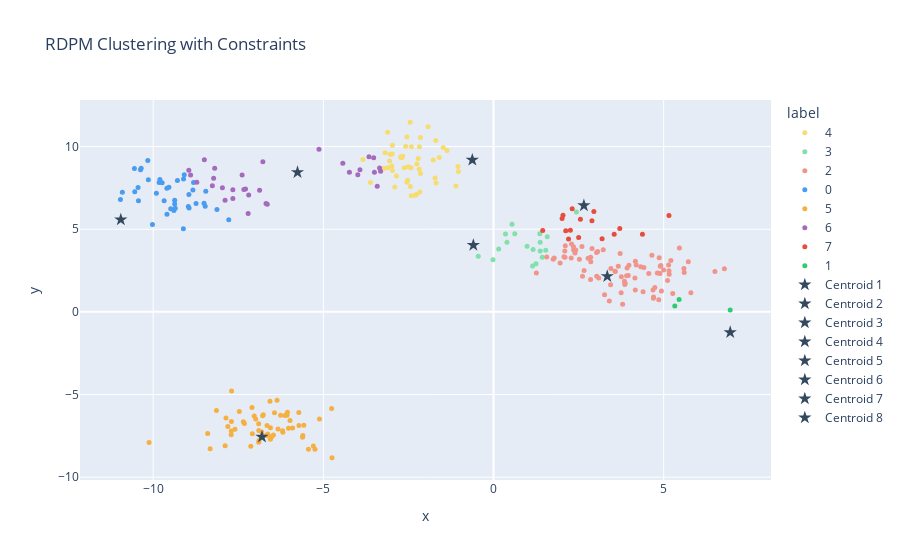

Notebook cell for this chart:
### Code cell
rdpm_centroids = rdpm.centroids
df = pd.DataFrame(X, columns=['x', 'y'])
df['label'] = rdpm._labels
fig = plot_dataframe(df, title='RDPM Clustering with Constraints', x='x', y='y', label='label')
for i, centroid in enumerate(rdpm_centroids):
    fig = plot_centroid(fig, centroid, colors=["#34495e"], marker_size=10, symbol='star', name=f'Centroid {i+1}')
fig.show()

### Figure 1 — Plotly figure (JSON) as saved in the notebook; plotly's stock layout.template omitted (floating-point values rounded to 4 significant figures)
{"data": [{"hovertemplate": "label=4<br>x=%{x}<br>y=%{y}<extra></extra>", "legendgroup": "4", "marker": {"color": "#f7dc6f", "size": 5, "symbol": "circle"}, "mode": "markers", "name": "4", "orientation": "v", "showlegend": true, "type": "scatter", "x": [-0.623, -2.3, -3.837, -2.523, -3.211, -3.616, -2.901, -1.366, -2.852, -2.267, -2.545, -2.166, -2.213, -3.111, -2.148, -2.988, -3.039, -2.412, -1.106, -2.178, -2.185, -1.594, -3.054, -1.687, -1.922, -1.478, -2.449, -2.729, -2.97, -2.973, -2.417, -1.044, -2.504, -2.422, -2.702, -1.718, -2.442, -2.625, -2.581, -2.148, -2.67, -1.771, -2.544, -2.979, -1.697, -2.252, -3.186, -1.031, -3.11], "xaxis": "x", "y": [9.189, 7.055, 9.211, 7.957, 8.687, 7.818, 7.551, 9.766, 8.212, 7.101, 10.58, 7.251, 9.275, 10.87, 8.369, 8.829, 9.528, 9.983, 7.612, 9.99, 8.629, 9.343, 9.125, 7.793, 11.2, 9.946, 11.48, 9.371, 10.07, 8.549, 7.027, 8.789, 8.78, 8.715, 9.316, 8.105, 7.59, 8.713, 10.02, 10.55, 9.418, 9.186, 7.846, 9.557, 10.37, 8.94, 9.626, 8.496, 8.723], "yaxis": "y"}, {"hovertemplate": "label=3<br>x=%{x}<br>y=%{y}<extra></extra>", "legendgroup": "3", "marker": {"color": "#82e0aa", "size": 5, "symbol": "circle"}, "mode": "markers", "name": "3", "orientation": "v", "showlegend": true, "type": "scatter", "x": [0.5437, 1.43, 0.1515, 1.162, 1.578, 2.436, 1.37, -0.01582, 1.249, 1.36, 0.3948, 1.147, 0.6237, 1.535, 1.372, -0.4493, 0.9851, 0.3529], "xaxis": "x", "y": [5.305, 3.297, 3.81, 3.777, 4.539, 6.038, 4.209, 3.153, 2.917, 4.732, 4.21, 2.779, 4.724, 3.729, 3.674, 3.365, 3.971, 4.705], "yaxis": "y"}, {"hovertemplate": "label=2<br>x=%{x}<br>y=%{y}<extra></extra>", "legendgroup": "2", "marker": {"color": "#f1948a", "size": 5, "symbol": "circle"}, "mode": "markers", "name": "2", "orientation": "v", "showlegend": true, "type": "scatter", "x": [4.416, 2.599, 3.756, 4.563, 1.752, 4.74, 4.813, 5.462, 1.563, 2.1, 1.783, 3.665, 3.06, 3.793, 4.9, 2.361, 3.978, 5.155, 2.109, 3.032, 2.282, 5.603, 3.72, 2.779, 2.393, 5.211, 3.449, 2.893, 2.661, 3.224, 3.403, 5.723, 3.96, 4.168, 1.956, 3.262, 3.44, 3.75, 2.293, 3.91, 4.653, 4.933, 4.165, 4.698, 2.852, 4.998, 2.349, 4.89, 4.867, 3.857, 4.854, 5.266, 5.594, 2.36, 4.685, 2.615, 5.798, 3.089, 1.259, 5.162, 5.145, 3.867, 4.917, 4.394, 2.523, 6.784, 3.569, 3.029, 2.417, 2.071, 2.853, 6.506, 5.113, 3.578, 3.847, 4.704, 2.858, 4.193, 4.155, 2.094, 3.925, 4.325], "xaxis": "x", "y": [2.687, 3.958, 2.127, 2.314, 3.183, 1.47, 2.358, 3.87, 3.312, 3.3, 3.254, 2.76, 3.651, 0.4583, 2.755, 3.746, 2.826, 2.487, 4.006, 2.158, 3.257, 2.386, 3.523, 3.239, 3.557, 3.109, 2.63, 3.835, 2.5, 3.753, 0.6527, 3.027, 2.205, 3.062, 2.95, 1.035, 1.639, 1.157, 4.111, 2.19, 3.427, 1.259, 1.32, 0.8302, 1.95, 2.534, 3.942, 2.32, 3.28, 1.651, 0.7274, 1.116, 2.625, 3.75, 1.322, 2.16, 1.152, 2.042, 2.357, 2.27, 2.839, 1.736, 2.8, 1.219, 3.184, 2.607, 2.456, 3.585, 3.74, 3.331, 3.305, 2.447, 1.9, 2.447, 1.858, 0.8954, 3.032, 2.83, 2.055, 3.684, 2.653, 2.732], "yaxis": "y"}, {"hovertemplate": "label=0<br>x=%{x}<br>y=%{y}<extra></extra>", "legendgroup": "0", "marker": {"color": "#499cef", "size": 5, "symbol": "circle"}, "mode": "markers", "name": "0", "orientation": "v", "showlegend": true, "type": "scatter", "x": [-8.951, -8.454, -8.966, -9.824, -10.02, -10.35, -9.538, -10.54, -9.087, -9.678, -9.392, -10.55, -10.43, -10.14, -10.37, -9.595, -9.737, -10.44, -9.113, -8.741, -8.506, -10.16, -10.96, -9.352, -9.369, -8.945, -7.78, -9.369, -9.485, -9.597, -8.472, -9.108, -8.833, -9.288, -8.127, -8.814, -9.803, -10.91, -9.906], "xaxis": "x", "y": [7.103, 7.291, 6.368, 7.828, 5.284, 8.69, 7.538, 7.268, 8.295, 6.724, 6.126, 8.677, 6.724, 7.993, 8.601, 5.901, 7.815, 7.527, 5.022, 6.551, 6.575, 9.155, 6.798, 6.264, 6.748, 6.288, 5.565, 6.531, 6.242, 7.474, 6.384, 8.041, 7.371, 7.946, 6.199, 7.822, 8.01, 7.234, 7.181], "yaxis": "y"}, {"hovertemplate": "label=5<br>x=%{x}<br>y=%{y}<extra></extra>", "legendgroup": "5", "marker": {"color": "#f5b041", "size": 5, "symbol": "circle"}, "mode": "markers", "name": "5", "orientation": "v", "showlegend": true, "type": "scatter", "x": [-6.804, -6.054, -7.702, -8.141, -6.436, -6.81, -4.747, -7.705, -7.031, -6.067, -8.328, -6.557, -6.569, -7.469, -7.886, -5.294, -7.351, -5.98, -5.114, -5.905, -5.722, -5.247, -5.613, -7.709, -6.333, -6.198, -7.088, -6.899, -6.681, -6.988, -8.399, -6.892, -7.32, -6.783, -7.132, -5.438, -6.467, -6.898, -6.635, -6.523, -6.022, -7.698, -4.757, -6.132, -6.555, -5.602, -6.36, -6.256, -6.656, -7.097, -6.189, -10.12, -5.574, -6.766, -6.901, -7.807, -5.716, -7.598, -6.599, -7.861], "xaxis": "x", "y": [-7.557, -6.067, -6.636, -5.962, -6.105, -7.265, -8.832, -7.201, -6.292, -6.25, -8.288, -7.707, -5.405, -6.031, -8.094, -8.118, -6.648, -6.573, -6.475, -7.027, -6.088, -8.31, -7.588, -7.44, -7.082, -7.19, -7.373, -7.883, -7.48, -6.478, -7.364, -7.777, -6.749, -6.285, -8.128, -8.316, -7.444, -7.169, -7.387, -7.573, -7.04, -4.788, -5.848, -6.27, -7.01, -7.472, -5.347, -6.252, -6.868, -5.781, -7.281, -7.904, -6.859, -6.218, -6.763, -6.94, -6.87, -7.094, -7.503, -6.418], "yaxis": "y"}, {"hovertemplate": "label=6<br>x=%{x}<br>y=%{y}<extra></extra>", "legendgroup": "6", "marker": {"color": "#a569bd", "size": 5, "symbol": "circle"}, "mode": "markers", "name": "6", "orientation": "v", "showlegend": true, "type": "scatter", "x": [-5.759, -7.287, -8.953, -4.428, -6.778, -7.193, -3.318, -3.5, -3.417, -5.129, -7.659, -4.234, -8.497, -7.387, -6.649, -3.522, -3.925, -8.718, -8.193, -7.966, -7.888, -3.66, -8.224, -7.659, -3.988, -6.874, -6.685, -7.21, -8.901, -8.262, -3.348, -7.336], "xaxis": "x", "y": [8.443, 7.439, 8.561, 8.988, 9.079, 7.074, 8.513, 8.448, 7.602, 9.836, 7.391, 8.452, 9.2, 8.283, 6.515, 9.329, 8.594, 7.838, 8.692, 7.507, 6.747, 9.39, 8.081, 6.854, 8.294, 7.359, 6.556, 5.943, 8.279, 7.635, 8.705, 7.398], "yaxis": "y"}, {"hovertemplate": "label=7<br>x=%{x}<br>y=%{y}<extra></extra>", "legendgroup": "7", "marker": {"color": "#e74c3c", "size": 5, "symbol": "circle"}, "mode": "markers", "name": "7", "orientation": "v", "showlegend": true, "type": "scatter", "x": [2.655, 2.258, 3.19, 2.892, 2.122, 3.709, 2.312, 2.014, 2.501, 2.204, 2.948, 4.375, 2.552, 2.041, 3.545, 5.155, 1.446], "xaxis": "x", "y": [6.432, 4.932, 4.416, 5.517, 4.913, 5.043, 6.237, 5.641, 4.495, 4.41, 6.071, 4.693, 5.603, 5.838, 4.7, 5.826, 4.917], "yaxis": "y"}, {"hovertemplate": "label=1<br>x=%{x}<br>y=%{y}<extra></extra>", "legendgroup": "1", "marker": {"color": "#2ecc71", "size": 5, "symbol": "circle"}, "mode": "markers", "name": "1", "orientation": "v", "showlegend": true, "type": "scatter", "x": [6.955, 5.453, 5.326], "xaxis": "x", "y": [0.1059, 0.7423, 0.3605], "yaxis": "y"}, {"marker": {"color": ["#34495e"], "size": 10, "symbol": "star"}, "mode": "markers", "name": "Centroid 1", "type": "scatter", "x": [-10.95], "y": [5.578]}, {"marker": {"color": ["#34495e"], "size": 10, "symbol": "star"}, "mode": "markers", "name": "Centroid 2", "type": "scatter", "x": [6.954], "y": [-1.238]}, {"marker": {"color": ["#34495e"], "size": 10, "symbol": "star"}, "mode": "markers", "name": "Centroid 3", "type": "scatter", "x": [3.342], "y": [2.152]}, {"marker": {"color": ["#34495e"], "size": 10, "symbol": "star"}, "mode": "markers", "name": "Centroid 4", "type": "scatter", "x": [-0.5928], "y": [4.034]}, {"marker": {"color": ["#34495e"], "size": 10, "symbol": "star"}, "mode": "markers", "name": "Centroid 5", "type": "scatter", "x": [-0.623], "y": [9.189]}, {"marker": {"color": ["#34495e"], "size": 10, "symbol": "star"}, "mode": "markers", "name": "Centroid 6", "type": "scatter", "x": [-6.804], "y": [-7.557]}, {"marker": {"color": ["#34495e"], "size": 10, "symbol": "star"}, "mode": "markers", "name": "Centroid 7", "type": "scatter", "x": [-5.759], "y": [8.443]}, {"marker": {"color": ["#34495e"], "size": 10, "symbol": "star"}, "mode": "markers", "name": "Centroid 8", "type": "scatter", "x": [2.655], "y": [6.432]}], "layout": {"legend": {"title": {"text": "label"}, "tracegroupgap": 0}, "title": {"text": "RDPM Clustering with Constraints"}, "xaxis": {"anchor": "y", "domain": [0, 1], "title": {"text": "x"}}, "yaxis": {"anchor": "x", "domain": [0, 1], "title": {"text": "y"}}}}
